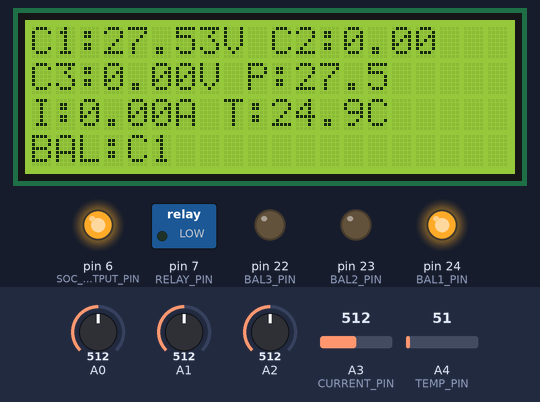
A sketch run on a simulated Arduino Mega 2560, built with avr-gcc and run on an emulated ATmega2560. Parts: 20×4 character LCD, switched loads named in the sketch (green lamp = pin HIGH), output pins drawn as LEDs (lit = HIGH). Inputs (shaded band) come from the test bench; at power-on: A0 = 512, A4 (TEMP_PIN) = 51, A1 = 512, A3 (CURRENT_PIN) = 512, A2 = 512.

Above: at 3.2 s.
3.3 s: A0 set to 716
At 6.7 s:
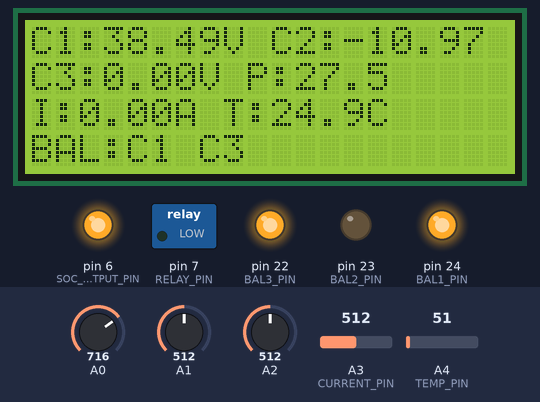
11.7 s: A4 (TEMP_PIN) set to 112
At 15.2 s:
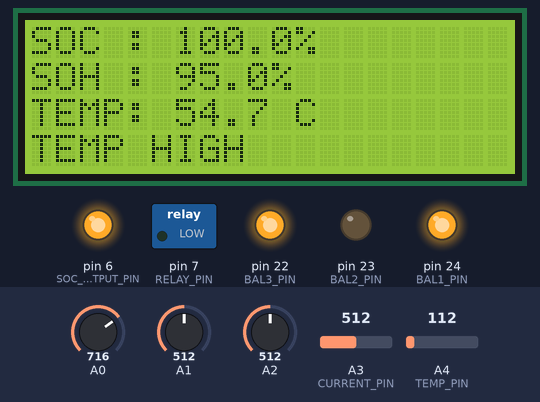
20.1 s: A1 set to 716
At 24.2 s:
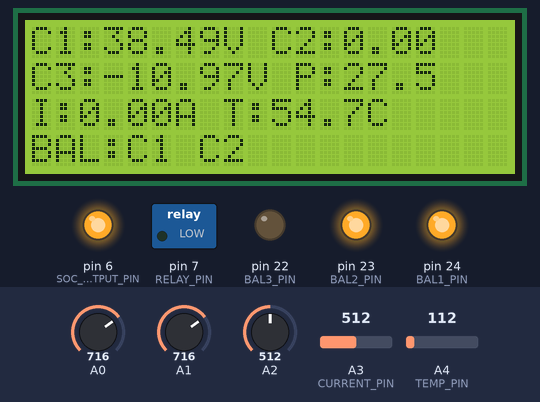
28.5 s: A3 (CURRENT_PIN) set to 520
At 31.2 s:
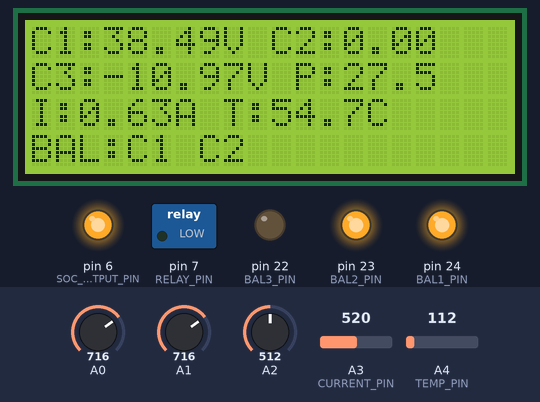
36.7 s: A2 set to 716
At 38.1 s:
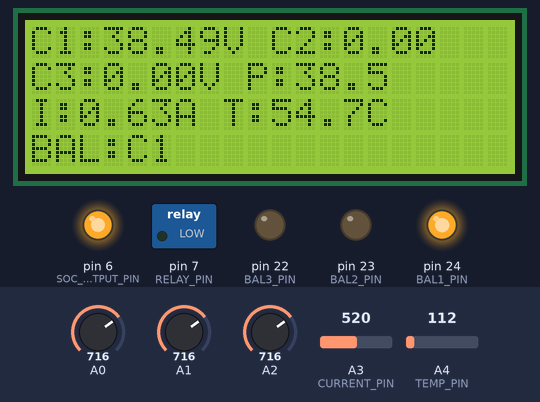
45.1 s: A0 set to 992
At 48.5 s:
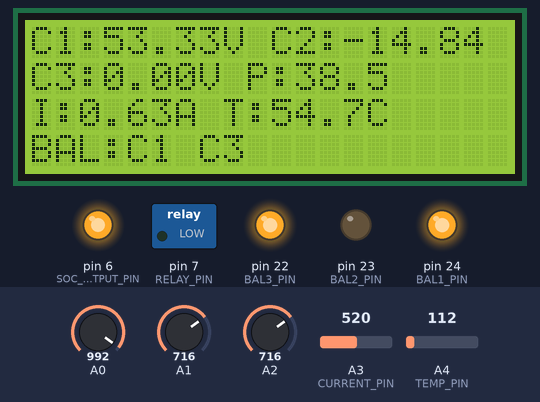
Timing chart, 0 to 50.0 s (numbered marks = the images above; inputs shaded):
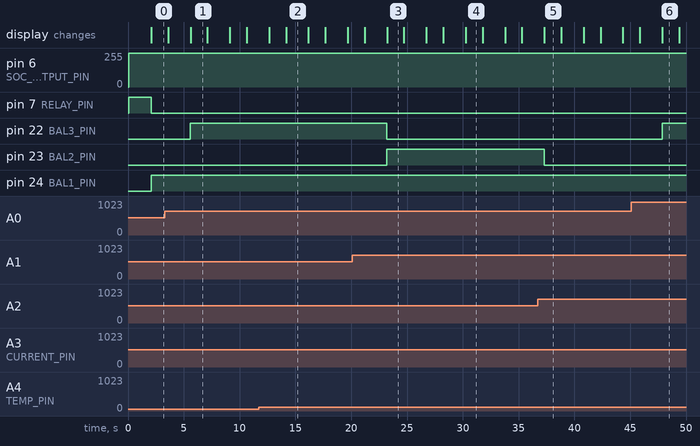

Measured:
- after the input at 3.3 s, pin 22 (BAL3_PIN): LOW → HIGH after 2.3 s; the display: first differs from a run without the input after 2.3 s (image 1)
- after the input at 11.7 s, the display: first changes after 0.95 s (image 2 shows a later state)
- after the input at 20.1 s, pin 22 (BAL3_PIN): HIGH → LOW after 3.1 s; pin 23 (BAL2_PIN): LOW → HIGH after 3.1 s; the display: first differs from a run without the input after 3.1 s (image 3)
- after the input at 28.5 s, pin 6 (SOC_OUTPUT_PIN): 255/255 → 254/255 after 1.8 s; the display: changes after 1.8 s (image 4)
- after the input at 36.7 s, pin 23 (BAL2_PIN): HIGH → LOW after 0.60 s; the display: changes after 0.61 s (image 5)
- after the input at 45.1 s, pin 22 (BAL3_PIN): LOW → HIGH after 2.8 s; the display: first differs from a run without the input after 2.8 s (image 6)
- what the display in image 1 shows lasts 1.5 s, from 5.6 s to 7.1 s

The sketch:

sketch_bmscode.ino
```cpp
#include <LiquidCrystal.h>

LiquidCrystal lcd(12, 11, 5, 4, 3, 2);

#define CELL1_NODE A0
#define CELL2_NODE A1
#define PACK_NODE  A2


#define CURRENT_PIN A3
#define TEMP_PIN    A4


#define RELAY_PIN 7

#define SOC_OUTPUT_PIN 6


#define BAL1_PIN 24
#define BAL2_PIN 23
#define BAL3_PIN 22


const float DIVIDER_RATIO = 11.0;

const float ADC_REF = 5.0;

const float ADC_MAX = 1023.0;


const float ACS_OFFSET = 2.50;

const float ACS_SENSITIVITY = 0.066;


const float RATED_CAPACITY_AH = 2.0;


const float AVAILABLE_CAPACITY_AH = 1.90;


const float LOW_LIMIT = 3.70;


const float BALANCE_DIFF = 0.05;


float soc = 100.0;


unsigned long previousMillis = 0;


float readNodeVoltage(int pin)
{
  int adcValue = analogRead(pin);

  float dividerVoltage =
    (adcValue * ADC_REF) / ADC_MAX;

  float actualVoltage =
    dividerVoltage * DIVIDER_RATIO;

  return actualVoltage;
}


float readCurrent()
{
  int adcValue = analogRead(CURRENT_PIN);

  float sensorVoltage =
    (adcValue * ADC_REF) / ADC_MAX;

  float current =
    (sensorVoltage - ACS_OFFSET)
    / ACS_SENSITIVITY;


  if (current > -0.05 && current < 0.05)
  {
    current = 0.0;
  }

  return current;
}


float readTemperature()
{
  int adcValue = analogRead(TEMP_PIN);

  float voltage =
    (adcValue * ADC_REF) / ADC_MAX;

  // LM35 = 10 mV / °C
  float temperature =
    voltage * 100.0;

  return temperature;
}


void setup()
{
  lcd.begin(20, 4);


  pinMode(SOC_OUTPUT_PIN, OUTPUT);


  pinMode(RELAY_PIN, OUTPUT);


  pinMode(BAL1_PIN, OUTPUT);
  pinMode(BAL2_PIN, OUTPUT);
  pinMode(BAL3_PIN, OUTPUT);


  digitalWrite(RELAY_PIN, HIGH);

  digitalWrite(BAL1_PIN, LOW);
  digitalWrite(BAL2_PIN, LOW);
  digitalWrite(BAL3_PIN, LOW);


  soc = 100.0;


  analogWrite(SOC_OUTPUT_PIN, 255);


  lcd.clear();

  lcd.setCursor(0, 0);
  lcd.print("3 CELL BMS");

  lcd.setCursor(0, 1);
  lcd.print("STATUS: LOADING...");

  delay(2000);

  lcd.clear();


  previousMillis = millis();
}


void loop()
{

  float node1 = readNodeVoltage(CELL1_NODE);

  float node2 = readNodeVoltage(CELL2_NODE);

  float packVoltage = readNodeVoltage(PACK_NODE);


  float cell1 = node1;

  float cell2 = node2 - node1;

  float cell3 = packVoltage - node2;


  float lowestCell = cell1;

  if (cell2 < lowestCell)
  {
    lowestCell = cell2;
  }

  if (cell3 < lowestCell)
  {
    lowestCell = cell3;
  }


  bool lowCell =
    (cell1 <= LOW_LIMIT) ||
    (cell2 <= LOW_LIMIT) ||
    (cell3 <= LOW_LIMIT);


  if (lowCell)
  {

    digitalWrite(RELAY_PIN, LOW);
  }
  else
  {
    // Battery okay
    digitalWrite(RELAY_PIN, HIGH);
  }


  // ===================================================
  // 6. READ CURRENT
  // ===================================================

  float current = readCurrent();


  // ===================================================
  // 7. COULOMB COUNTING
  // ===================================================

  unsigned long currentMillis = millis();

  float deltaTime =
    (currentMillis - previousMillis) / 3600000.0;

  previousMillis = currentMillis;


  // Positive current = discharge
  // Negative current = charging

  float deltaSOC =
    (current * deltaTime /
     RATED_CAPACITY_AH) * 100.0;


  // Subtracting positive current decreases SOC.
  // Subtracting negative current increases SOC.

  soc = soc - deltaSOC;


  // Limit SOC between 0 and 100 %

  if (soc > 100.0)
  {
    soc = 100.0;
  }

  if (soc < 0.0)
  {
    soc = 0.0;
  }


  // ===================================================
  // 7A. SOC PWM OUTPUT FOR PROTEUS GRAPH
  // ===================================================

  int socPWM =
    (int)(soc * 255.0 / 100.0);

  socPWM =
    constrain(socPWM, 0, 255);

  analogWrite(SOC_OUTPUT_PIN, socPWM);


  // ===================================================
  // 8. TEMPERATURE
  // ===================================================

  float temperature = readTemperature();


  // ===================================================
  // 9. SOH
  // ===================================================

  float soh =
    (AVAILABLE_CAPACITY_AH /
     RATED_CAPACITY_AH) * 100.0;


  bool balanceCell1 = false;

  bool balanceCell2 = false;

  bool balanceCell3 = false;


  if (lowCell)
  {
    if (cell1 > (lowestCell + BALANCE_DIFF))
    {
      balanceCell1 = true;
    }

    if (cell2 > (lowestCell + BALANCE_DIFF))
    {
      balanceCell2 = true;
    }

    if (cell3 > (lowestCell + BALANCE_DIFF))
    {
      balanceCell3 = true;
    }
  }


  digitalWrite(BAL1_PIN, balanceCell1);

  digitalWrite(BAL2_PIN, balanceCell2);

  digitalWrite(BAL3_PIN, balanceCell3);


  lcd.clear();

  lcd.setCursor(0, 0);

  lcd.print("C1:");
  lcd.print(cell1, 2);
  lcd.print("V ");

  lcd.print("C2:");
  lcd.print(cell2, 2);


  lcd.setCursor(0, 1);

  lcd.print("C3:");
  lcd.print(cell3, 2);
  lcd.print("V ");

  lcd.print("P:");
  lcd.print(packVoltage, 1);


  lcd.setCursor(0, 2);

  lcd.print("I:");
  lcd.print(current, 2);
  lcd.print("A ");

  lcd.print("T:");
  lcd.print(temperature, 1);
  lcd.print("C");


  lcd.setCursor(0, 3);


  if (!lowCell)
  {
    lcd.print("LOAD:ON BAL:OFF");
  }
  else
  {
    if (balanceCell1 &&
        balanceCell2 &&
        balanceCell3)
    {
      lcd.print("BAL:C1 C2 C3");
    }

    else if (balanceCell1 &&
             balanceCell2)
    {
      lcd.print("BAL:C1 C2");
    }

    else if (balanceCell1 &&
             balanceCell3)
    {
      lcd.print("BAL:C1 C3");
    }

    else if (balanceCell2 &&
             balanceCell3)
    {
      lcd.print("BAL:C2 C3");
    }

    else if (balanceCell1)
    {
      lcd.print("BAL:C1");
    }

    else if (balanceCell2)
    {
      lcd.print("BAL:C2");
    }

    else if (balanceCell3)
    {
      lcd.print("BAL:C3");
    }

    else
    {
      lcd.print("BAL:NONE");
    }
  }


  delay(1500);


  lcd.clear();

  lcd.setCursor(0, 0);

  lcd.print("SOC : ");
  lcd.print(soc, 1);
  lcd.print("%");


  lcd.setCursor(0, 1);

  lcd.print("SOH : ");
  lcd.print(soh, 1);
  lcd.print("%");


  lcd.setCursor(0, 2);

  lcd.print("TEMP: ");
  lcd.print(temperature, 1);
  lcd.print(" C");


  lcd.setCursor(0, 3);


  if (temperature >= 45.0)
  {
    lcd.print("TEMP HIGH");
  }

  else if (lowCell)
  {
    lcd.print("LOAD OFF");
  }

  else
  {
    lcd.print("SYSTEM NORMAL");
  }


  delay(2000);
}
```
